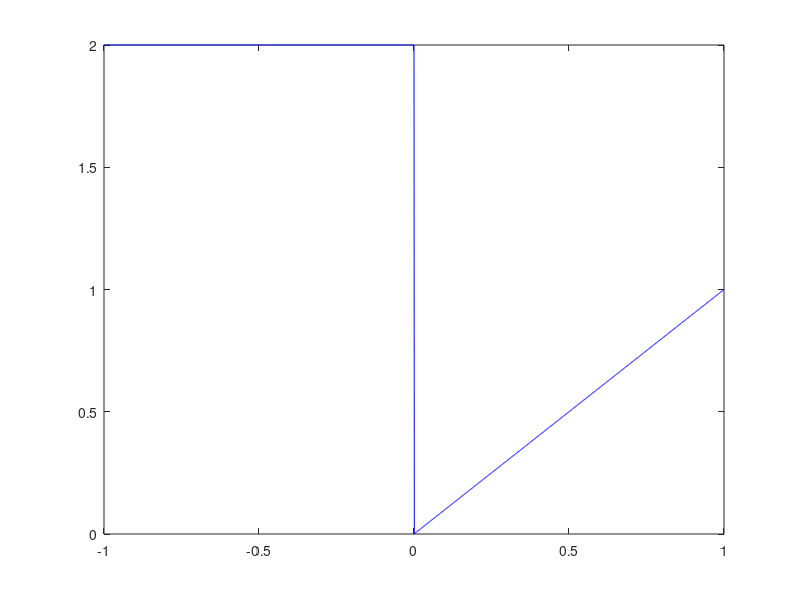

Write the MATLAB code that produced this figure. (Note: this script raises an error after producing the figure.)
clc;

t = (-1:0.001:1);
of = t;

for i = 1:length(t)
    if (t(i) >= -1) && (t(i) <= 0)
        of(i) = 2;
    end
end

plot(t,of,'b');
hold on

v = VideoWriter('peaks.avi');
open(v);

for N = 1:2:250
    l = length(t);
    tf = zeros(1,l);

    for i = 1:length(t)
        for n = 1:N
            an = ((-1)^n-1)/((n*pi)^2);
            bn = (((-1)^n)-2)/(n*pi);
            cn = (an^2 + (bn^2))^(1/2);
            r = atan2((-bn),an);
            sum = cn*cos(n*pi*t(i)+r);
            tf(i) = tf(i) + sum;
        end
        tf(i) = tf(i) + (5/4);
    end
    
    h = plot(t,tf,'r-.');
    grid on
    axis([-2 2 -0.2 2.5])
    title('trigonometric Fourier series')
    xlabel('t')
    ylabel('x(t)')
    count = num2str(N);
    c = text(1.5,0.5,{'N=', count},'FontSize',14);
    legend('Origin Signal', 'Fourier series','Location','southeast')

    F = getframe(gca);
    writeVideo(v,F)
    if N < 250
        delete(h)
        delete(c)
    end
end

close(v)

